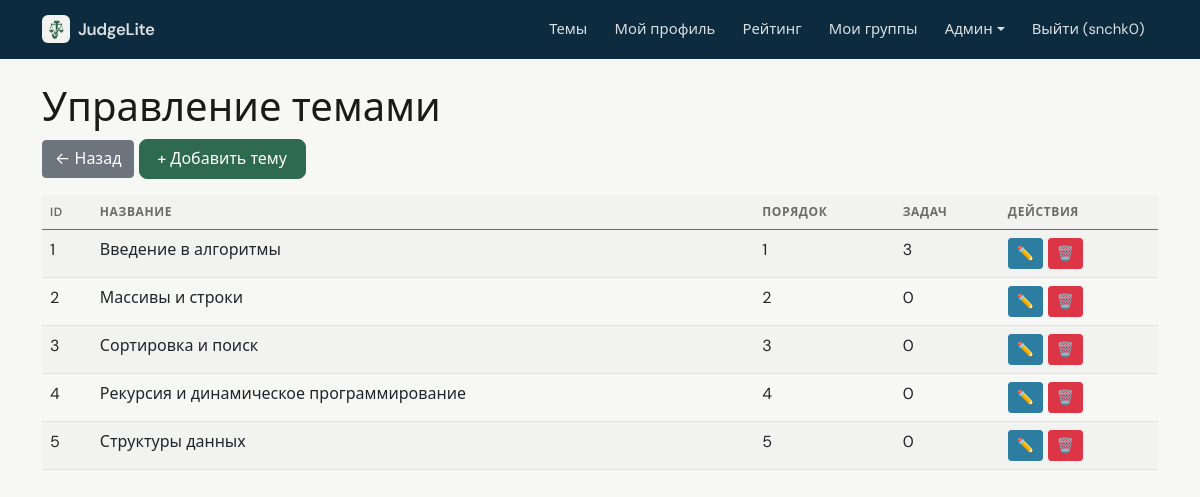
The page /admin/topics (signed in) on the database its author committed.
### data/users.py (models this page shows, shortened)
class User(SqlAlchemyBase, UserMixin, SerializerMixin):
    __tablename__ = 'users'
    id = sqlalchemy.Column(sqlalchemy.Integer, primary_key=True, autoincrement=True)
    name = sqlalchemy.Column(sqlalchemy.String, nullable=True)
    about = sqlalchemy.Column(sqlalchemy.String, nullable=True)
    email = sqlalchemy.Column(sqlalchemy.String, index=True, unique=True, nullable=True)
    hashed_password = sqlalchemy.Column(sqlalchemy.String, nullable=True)
    created_date = sqlalchemy.Column(sqlalchemy.DateTime, default=datetime.datetime.now)
    is_admin = sqlalchemy.Column(sqlalchemy.Boolean, default=False)
    is_super_admin = sqlalchemy.Column(sqlalchemy.Boolean, default=False)
    avatar_filename = sqlalchemy.Column(sqlalchemy.String, nullable=True)  # новое поле
    submissions = orm.relationship("Submission", back_populates="user")

### data/topics.py (models this page shows)
class Topic(SqlAlchemyBase):
    __tablename__ = 'topics'
    id = sqlalchemy.Column(sqlalchemy.Integer, primary_key=True, autoincrement=True)
    title = sqlalchemy.Column(sqlalchemy.String, nullable=False)
    description = sqlalchemy.Column(sqlalchemy.Text, nullable=True)
    order = sqlalchemy.Column(sqlalchemy.Integer, default=0)
    theory = sqlalchemy.Column(sqlalchemy.Text, nullable=True)
    created_by = sqlalchemy.Column(sqlalchemy.Integer, sqlalchemy.ForeignKey("users.id"), nullable=True)
    is_system = sqlalchemy.Column(sqlalchemy.Boolean, default=False)
    created_at = sqlalchemy.Column(sqlalchemy.DateTime, default=datetime.datetime.now)
    tasks = orm.relationship("Task", back_populates="topic")

### app.py (the view)
@app.route('/admin/topics')
@super_admin_required
def admin_topics():
    with db_session.session_scope() as session:
        topics = session.query(Topic).order_by(Topic.order).all()
        return render_template('admin/topics.html', topics=topics)

### app.py (called while the page is built)
@login_manager.user_loader
def load_user(user_id):
    session = db_session.create_session()
    user = session.get(User, int(user_id))
    if user:
        _ = user.is_admin
        _ = user.is_super_admin
    session.close()
    return user

@app.context_processor
def inject_user():
    return dict(current_user=current_user)

### data/db_session.py (called while the page is built)
def create_session() -> Session:
    global __factory
    return __factory()

@contextmanager
def session_scope():
    session = create_session()
    try:
        yield session
        session.commit()
    except Exception:
        session.rollback()
        raise
    finally:
        session.close()

### utils/auth.py (called while the page is built)
def super_admin_required(f):
    @wraps(f)
    def decorated_function(*args, **kwargs):
        if not current_user.is_authenticated or not current_user.is_super_admin:
            flash('Доступ запрещён. Требуются права владельца.', 'danger')
            return redirect(url_for('index'))
        return f(*args, **kwargs)
    return decorated_function

### templates/admin/topics.html
{% extends "admin/base.html" %}
{% block content %}
<h1>Управление темами</h1>
<a href="{{ url_for('admin_dashboard') }}" class="btn btn-secondary mb-3">← Назад</a>
<a href="{{ url_for('add_topic') }}" class="btn btn-primary mb-3">+ Добавить тему</a>
<table class="table table-striped">
    <thead>
        <tr><th>ID</th><th>Название</th><th>Порядок</th><th>Задач</th><th>Действия</th></tr>
    </thead>
    <tbody>
        {% for topic in topics %}
        <tr>
            <td>{{ topic.id }}</td>
            <td>{{ topic.title }}</td>
            <td>{{ topic.order }}</td>
            <td>{{ topic.tasks|length }}</td>
            <td>
                <a href="{{ url_for('edit_topic', topic_id=topic.id) }}" class="btn btn-sm btn-info">✏️</a>
                <a href="{{ url_for('delete_topic', topic_id=topic.id) }}" class="btn btn-sm btn-danger" onclick="return confirm('Удалить тему и все её задачи?')">🗑️</a>
            </td>
        </tr>
        {% endfor %}
    </tbody>
</table>
{% endblock %}

### templates/base.html (shortened to what this page needs)
<!doctype html>
<html lang="ru">
<head>
    <link href="https://cdn.jsdelivr.net/npm/bootstrap@5.0.2/dist/css/bootstrap.min.css" rel="stylesheet">
    <link href="{{ url_for('static', filename='app.css') }}" rel="stylesheet">
</head>
<body class="app-body {% block body_class %}{% endblock %}">
    <nav class="navbar navbar-expand-lg app-navbar">
        <div class="container">
            <a class="navbar-brand d-flex align-items-center gap-2" href="{{ url_for('index') }}">
                <img src="{{ url_for('static', filename='judgelite-mark.png') }}" alt="" class="app-brand-mark" width="28" height="28">
                <span>JudgeLite</span>
            </a>
            <div class="collapse navbar-collapse" id="navbarNav">
                <ul class="navbar-nav ms-auto">
                    <li class="nav-item"><a class="nav-link" href="{{ url_for('topics_list') }}">Темы</a></li>
                    {% if current_user.is_authenticated %}
                        <li class="nav-item"><a class="nav-link" href="{{ url_for('profile') }}">Мой профиль</a></li>
                        <li class="nav-item"><a class="nav-link" href="{{ url_for('rating') }}">Рейтинг</a></li>
                        <li class="nav-item"><a class="nav-link" href="{{ url_for('my_groups') }}">Мои группы</a></li>
                        {% if current_user.is_admin %}
                            <li class="nav-item dropdown">
                                <a class="nav-link dropdown-toggle" href="#" id="adminDropdown" role="button" data-bs-toggle="dropdown">Админ</a>
                            </li>
                        {% endif %}
                        <li class="nav-item"><a class="nav-link" href="{{ url_for('logout') }}">Выйти ({{ current_user.name }})</a></li>
                    {% else %}
                        <li class="nav-item"><a class="nav-link" href="{{ url_for('login') }}">Войти</a></li>
                        <li class="nav-item"><a class="nav-link" href="{{ url_for('register') }}">Регистрация</a></li>
                    {% endif %}
                </ul>
            </div>
        </div>
    </nav>
    <div class="container mt-4" style="padding-bottom: 80px;">
        {% block content %}{% endblock %}
    </div>
</body>
</html>

### static/app.css (style rules this page uses)
:root { --app-bg: #f7f7f5; --app-surface: #ffffff; --app-text: #1a1a1a; --app-muted: #6b6b6b; --app-border: #e8e8e6; --app-accent: #2d6a4f; --app-accent-hover: #1b4332; --app-radius: 10px; --app-font: "DM Sans", system-ui, -apple-system, "Segoe UI", Roboto, sans-serif; --chart-grid: rgba(0, 0, 0, 0.06); --chart-muted: #6b6b6b; --chart-donut-border: #ffffff; }
.app-brand-mark { border-radius: 6px; flex-shrink: 0; }
.app-body { font-family: var(--app-font); background-color: var(--app-bg); color: var(--app-text); min-height: 100vh; -webkit-font-smoothing: antialiased; }
.app-body .container.mt-4 { padding-bottom: 5rem !important; }
.app-navbar { background: var(--app-surface) !important; border-bottom: 1px solid var(--app-border) !important; padding-top: 0.65rem; padding-bottom: 0.65rem; }
.app-navbar .navbar-brand { font-weight: 600; letter-spacing: -0.02em; color: var(--app-text) !important; font-size: 1.05rem; }
.app-navbar .nav-link { color: var(--app-muted) !important; font-size: 0.925rem; padding: 0.5rem 0.85rem !important; border-radius: 6px; transition: color 0.15s ease, background 0.15s ease; }
.app-body .table { margin-bottom: 0; }
.app-body .table thead th { font-size: 0.75rem; text-transform: uppercase; letter-spacing: 0.05em; color: var(--app-muted); font-weight: 600; border-bottom-width: 1px; background: rgba(0, 0, 0, 0.02); }
.app-body .table-striped > tbody > tr:nth-of-type(odd) > * { --bs-table-accent-bg: rgba(0, 0, 0, 0.02); }
.app-body .btn-primary { background-color: var(--app-accent); border-color: var(--app-accent); font-weight: 500; border-radius: 8px; padding: 0.45rem 1.1rem; }
.admin-mode .app-navbar { background: #0d2b3e !important; border-bottom: none !important; }
.admin-mode .app-navbar .navbar-brand, .admin-mode .app-navbar .nav-link { color: rgba(255, 255, 255, 0.85) !important; }

### templates/admin/base.html (style rules this page uses)
.btn-primary { background-color: #1e4a76; border-color: #1e4a76; }
.btn-info { background-color: #2c7da0; border-color: #2c7da0; }
.table { --bs-table-striped-bg: #e9ecef; }
body { background-color: #f4f6f8; }

### rows shown on the page
User: name "snchk0"
Topic: id "1", title "Введение в алгоритмы", order "1", tasks|length "3"
Topic: id "2", title "Массивы и строки", order "2", tasks|length "0"
Topic: id "3", title "Сортировка и поиск", order "3", tasks|length "0"
Topic: id "4", title "Рекурсия и динамическое программирование", order "4", tasks|length "0"
Topic: id "5", title "Структуры данных", order "5", tasks|length "0"
